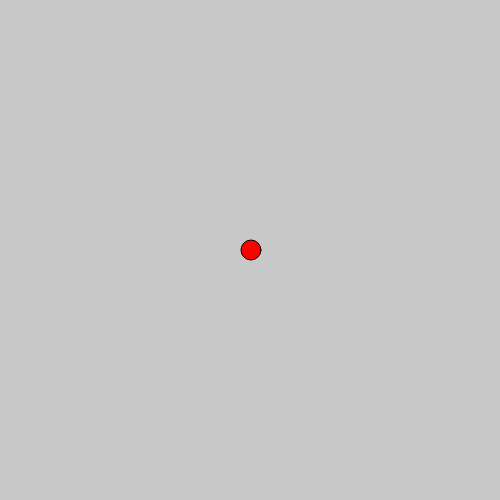
Frame 1 (no input)
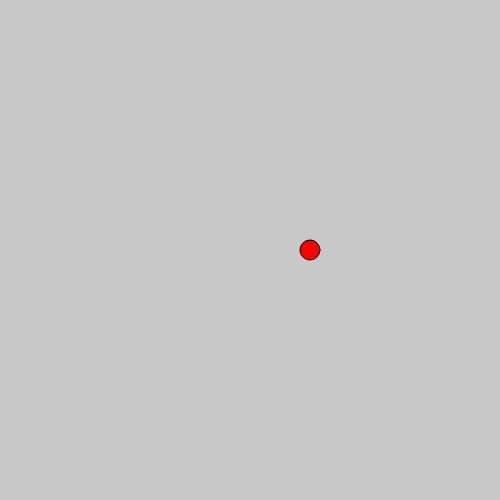
Frame 60 (no input)
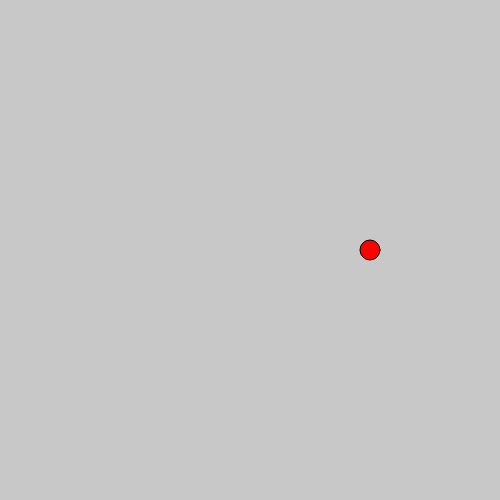
Frame 120 (the mouse pressed at the canvas centre since frame 60)

The p5.js sketch that drew these frames (run headless with seeded random() and noise() and a simulated clock; from frame 60 on, the mouse is pressed at the canvas centre):

// p5.js sketch
// ── sketch.js
var circleX;

function setup() {
  createCanvas(500, 500);
  circleX = width/2;
}

function draw() {
  background(200);

  fill(255, 0, 0);
  var rightEdge = circleX + 10;
  var leftEdge = circleX - 10;

  if (mouseX == circleX) {
    fill(255, 255, 255);
  } else if (rightEdge < mouseX) {
    circleX = circleX - 1;
  } else if (leftEdge < mouseX && rightEdge > mouseX){
    fill(0, 255, 255);
  } else {
    circleX = circleX + 1;
  }

  ellipse(circleX, width/2, 20, 20);

}
